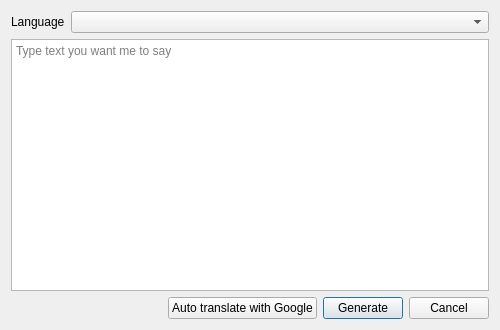
<?xml version="1.0" encoding="UTF-8"?>
<ui version="4.0">
 <class>TTSManagerDialog</class>
 <widget class="QDialog" name="TTSManagerDialog">
  <property name="geometry">
   <rect>
    <x>0</x>
    <y>0</y>
    <width>500</width>
    <height>330</height>
   </rect>
  </property>
  <property name="windowTitle">
   <string>TTS Manager</string>
  </property>
  <layout class="QVBoxLayout" name="verticalLayout">
   <item>
    <layout class="QHBoxLayout" name="horizontalLayout_2">
     <item>
      <widget class="QLabel" name="label">
       <property name="text">
        <string>Language</string>
       </property>
      </widget>
     </item>
     <item>
      <widget class="QComboBox" name="cbLanguage">
       <property name="sizePolicy">
        <sizepolicy hsizetype="Expanding" vsizetype="Fixed">
         <horstretch>0</horstretch>
         <verstretch>0</verstretch>
        </sizepolicy>
       </property>
      </widget>
     </item>
    </layout>
   </item>
   <item>
    <widget class="QTextEdit" name="teText">
     <property name="tabChangesFocus">
      <bool>true</bool>
     </property>
     <property name="placeholderText">
      <string>Type text you want me to say</string>
     </property>
    </widget>
   </item>
   <item>
    <layout class="QHBoxLayout" name="horizontalLayout">
     <item>
      <spacer name="horizontalSpacer">
       <property name="orientation">
        <enum>Qt::Horizontal</enum>
       </property>
       <property name="sizeHint" stdset="0">
        <size>
         <width>40</width>
         <height>20</height>
        </size>
       </property>
      </spacer>
     </item>
     <item>
      <widget class="QPushButton" name="bTranslate">
       <property name="statusTip">
        <string>This is so OP</string>
       </property>
       <property name="text">
        <string>Auto translate with Google</string>
       </property>
      </widget>
     </item>
     <item>
      <widget class="QPushButton" name="bGenerate">
       <property name="text">
        <string>Generate</string>
       </property>
       <property name="default">
        <bool>true</bool>
       </property>
      </widget>
     </item>
     <item>
      <widget class="QPushButton" name="bCancel">
       <property name="text">
        <string>Cancel</string>
       </property>
      </widget>
     </item>
    </layout>
   </item>
  </layout>
 </widget>
 <resources/>
 <connections/>
</ui>
